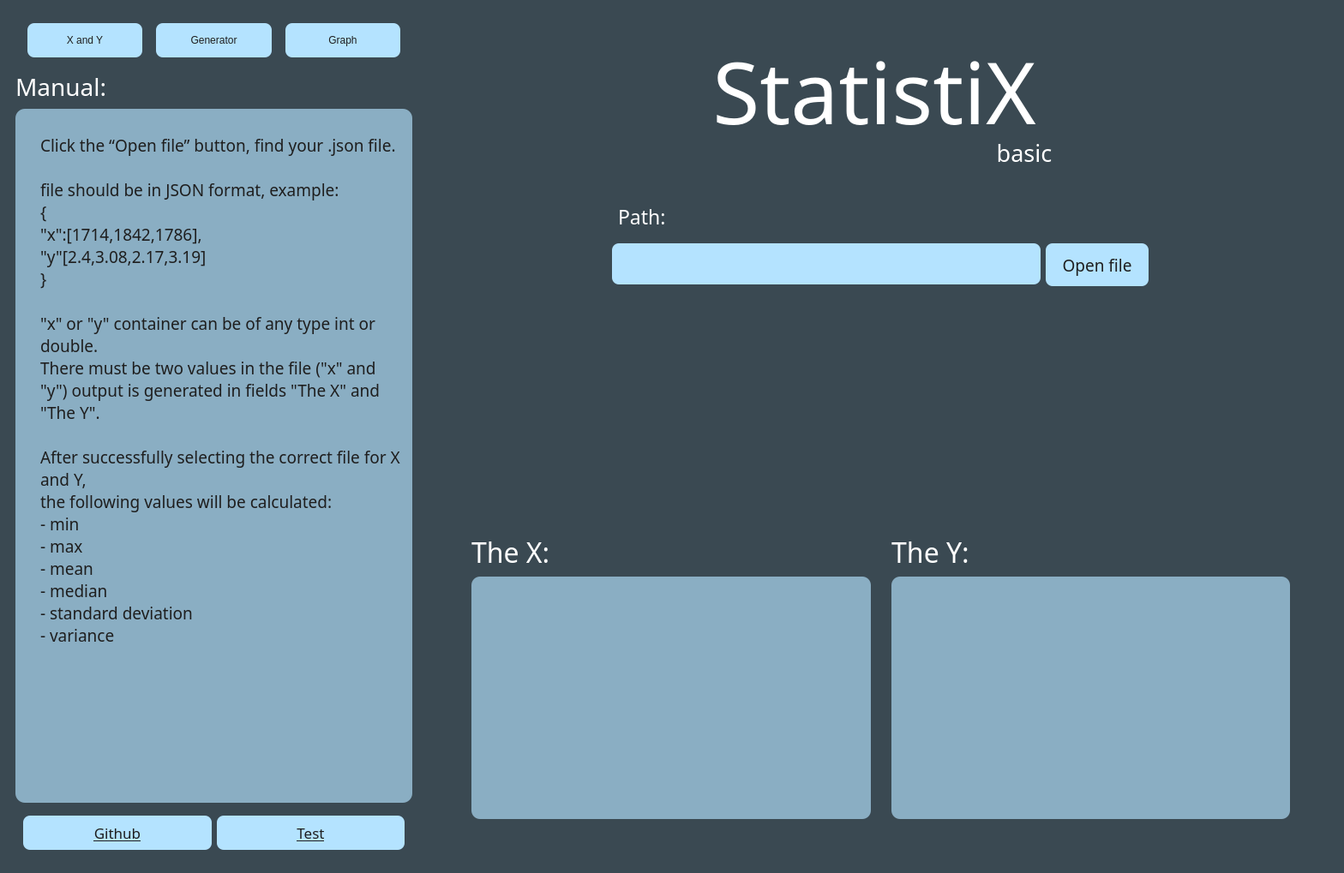
<?xml version="1.0" encoding="UTF-8"?>
<ui version="4.0">
 <class>MainWindow</class>
 <widget class="QMainWindow" name="MainWindow">
  <property name="geometry">
   <rect>
    <x>0</x>
    <y>0</y>
    <width>1568</width>
    <height>1019</height>
   </rect>
  </property>
  <property name="sizePolicy">
   <sizepolicy hsizetype="Preferred" vsizetype="Preferred">
    <horstretch>0</horstretch>
    <verstretch>0</verstretch>
   </sizepolicy>
  </property>
  <property name="minimumSize">
   <size>
    <width>0</width>
    <height>0</height>
   </size>
  </property>
  <property name="windowTitle">
   <string>MainWindow</string>
  </property>
  <property name="styleSheet">
   <string notr="true">*{
border:none;
background-color: transparent;
background: none;
padding: 0;
margin: 0;
color: #fff;
}

#centralwidget{
background-color: #3A4952;
}
</string>
  </property>
  <property name="documentMode">
   <bool>false</bool>
  </property>
  <property name="tabShape">
   <enum>QTabWidget::Rounded</enum>
  </property>
  <widget class="QWidget" name="centralwidget">
   <property name="styleSheet">
    <string notr="true">background-image: url(D:\Downloads\noise.PNG);</string>
   </property>
   <layout class="QHBoxLayout" name="horizontalLayout">
    <item>
     <widget class="QWidget" name="leftMenuContainer" native="true">
      <property name="sizePolicy">
       <sizepolicy hsizetype="Minimum" vsizetype="Minimum">
        <horstretch>0</horstretch>
        <verstretch>0</verstretch>
       </sizepolicy>
      </property>
      <property name="styleSheet">
       <string notr="true">left: 30px;</string>
      </property>
      <layout class="QVBoxLayout" name="verticalLayout_2">
       <item>
        <widget class="QWidget" name="widget" native="true">
         <property name="styleSheet">
          <string notr="true">margin-left: 5px;
margin-right: 5px;</string>
         </property>
         <layout class="QHBoxLayout" name="horizontalLayout_2">
          <item>
           <widget class="QPushButton" name="XnadYBtn">
            <property name="cursor">
             <cursorShape>PointingHandCursor</cursorShape>
            </property>
            <property name="styleSheet">
             <string notr="true">width: 120px;
height: 40px;
background-color: #B4E3FF;
color: #1E1E1E;
border-radius: 8px;
font: 14pt &quot;Averia Serif Libre&quot;;</string>
            </property>
            <property name="text">
             <string>X and Y</string>
            </property>
           </widget>
          </item>
          <item>
           <widget class="QPushButton" name="generatorBtn">
            <property name="cursor">
             <cursorShape>PointingHandCursor</cursorShape>
            </property>
            <property name="styleSheet">
             <string notr="true">width: 120px;
height: 40px;
background-color: #B4E3FF;
color: #1E1E1E;
border-radius: 8px;
font: 14pt &quot;Averia Serif Libre&quot;;</string>
            </property>
            <property name="text">
             <string>Generator</string>
            </property>
           </widget>
          </item>
          <item>
           <widget class="QPushButton" name="graphBtn">
            <property name="cursor">
             <cursorShape>PointingHandCursor</cursorShape>
            </property>
            <property name="styleSheet">
             <string notr="true">width: 120px;
height: 40px;
background-color: #B4E3FF;
color: #1E1E1E;
border-radius: 8px;
font: 14pt &quot;Averia Serif Libre&quot;;</string>
            </property>
            <property name="text">
             <string>Graph</string>
            </property>
           </widget>
          </item>
         </layout>
        </widget>
       </item>
       <item>
        <widget class="QLabel" name="manualLabel">
         <property name="sizePolicy">
          <sizepolicy hsizetype="Minimum" vsizetype="Minimum">
           <horstretch>0</horstretch>
           <verstretch>0</verstretch>
          </sizepolicy>
         </property>
         <property name="font">
          <font>
           <family>Averia Serif Libre</family>
           <pointsize>21</pointsize>
          </font>
         </property>
         <property name="styleSheet">
          <string notr="true"/>
         </property>
         <property name="text">
          <string>Manual:</string>
         </property>
        </widget>
       </item>
       <item>
        <widget class="QFrame" name="manualBox">
         <property name="sizePolicy">
          <sizepolicy hsizetype="Minimum" vsizetype="Expanding">
           <horstretch>0</horstretch>
           <verstretch>0</verstretch>
          </sizepolicy>
         </property>
         <property name="styleSheet">
          <string notr="true">background: #8AAEC3;
box-shadow: 0px 12px 4px rgba(0, 0, 0, 0.25);
border-radius: 11px;</string>
         </property>
         <property name="frameShape">
          <enum>QFrame::StyledPanel</enum>
         </property>
         <property name="frameShadow">
          <enum>QFrame::Raised</enum>
         </property>
         <layout class="QVBoxLayout" name="verticalLayout_3">
          <item>
           <widget class="QLabel" name="manualText">
            <property name="sizePolicy">
             <sizepolicy hsizetype="Minimum" vsizetype="Expanding">
              <horstretch>0</horstretch>
              <verstretch>0</verstretch>
             </sizepolicy>
            </property>
            <property name="maximumSize">
             <size>
              <width>450</width>
              <height>16777215</height>
             </size>
            </property>
            <property name="font">
             <font>
              <family>Averia Serif Libre</family>
              <pointsize>14</pointsize>
              <italic>false</italic>
              <bold>false</bold>
              <underline>false</underline>
              <strikeout>false</strikeout>
             </font>
            </property>
            <property name="acceptDrops">
             <bool>false</bool>
            </property>
            <property name="autoFillBackground">
             <bool>false</bool>
            </property>
            <property name="styleSheet">
             <string notr="true">margin-left: 15px;
margin-top: 15px;
color: #1E1E1E;</string>
            </property>
            <property name="frameShape">
             <enum>QFrame::NoFrame</enum>
            </property>
            <property name="lineWidth">
             <number>10</number>
            </property>
            <property name="midLineWidth">
             <number>6</number>
            </property>
            <property name="text">
             <string>Click the “Open file” button, find your .json file.

file should be in JSON format, example: 
{ 
&quot;x&quot;:[1714,1842,1786], 
&quot;y&quot;[2.4,3.08,2.17,3.19] 
}
 
&quot;x&quot; or &quot;y&quot; container can be of any type int or double. 
There must be two values in the file (&quot;x&quot; and &quot;y&quot;) output is generated in fields &quot;The X&quot; and &quot;The Y&quot;. 

After successfully selecting the correct file for X and Y, 
the following values will be calculated:
- min
- max
- mean
- median
- standard deviation
- variance</string>
            </property>
            <property name="scaledContents">
             <bool>false</bool>
            </property>
            <property name="alignment">
             <set>Qt::AlignLeading|Qt::AlignLeft|Qt::AlignTop</set>
            </property>
            <property name="wordWrap">
             <bool>true</bool>
            </property>
           </widget>
          </item>
         </layout>
        </widget>
       </item>
       <item>
        <widget class="QFrame" name="bottomButtonContainer">
         <property name="sizePolicy">
          <sizepolicy hsizetype="Preferred" vsizetype="Minimum">
           <horstretch>0</horstretch>
           <verstretch>0</verstretch>
          </sizepolicy>
         </property>
         <property name="minimumSize">
          <size>
           <width>0</width>
           <height>0</height>
          </size>
         </property>
         <property name="frameShape">
          <enum>QFrame::StyledPanel</enum>
         </property>
         <property name="frameShadow">
          <enum>QFrame::Raised</enum>
         </property>
         <layout class="QHBoxLayout" name="horizontalLayout_4">
          <item>
           <widget class="QPushButton" name="githubButton">
            <property name="font">
             <font>
              <family>Averia Serif Libre</family>
              <pointsize>13</pointsize>
              <italic>false</italic>
              <bold>false</bold>
              <underline>true</underline>
              <strikeout>false</strikeout>
             </font>
            </property>
            <property name="cursor">
             <cursorShape>PointingHandCursor</cursorShape>
            </property>
            <property name="styleSheet">
             <string notr="true">width: 120px;
height: 40px;
background-color: #B4E3FF;
color: #1E1E1E;
border-radius: 8px;</string>
            </property>
            <property name="text">
             <string>Github</string>
            </property>
           </widget>
          </item>
          <item>
           <widget class="QPushButton" name="testButton">
            <property name="font">
             <font>
              <family>Averia Serif Libre</family>
              <pointsize>13</pointsize>
              <italic>false</italic>
              <bold>false</bold>
              <underline>true</underline>
              <strikeout>false</strikeout>
             </font>
            </property>
            <property name="cursor">
             <cursorShape>PointingHandCursor</cursorShape>
            </property>
            <property name="styleSheet">
             <string notr="true">width: 120px;
height: 40px;
background-color: #B4E3FF;
color: #1E1E1E;
border-radius: 8px;</string>
            </property>
            <property name="text">
             <string>Test</string>
            </property>
           </widget>
          </item>
         </layout>
        </widget>
       </item>
      </layout>
     </widget>
    </item>
    <item>
     <widget class="QWidget" name="rightMenuContainer" native="true">
      <property name="sizePolicy">
       <sizepolicy hsizetype="Expanding" vsizetype="Preferred">
        <horstretch>0</horstretch>
        <verstretch>0</verstretch>
       </sizepolicy>
      </property>
      <layout class="QVBoxLayout" name="verticalLayout">
       <item>
        <widget class="QFrame" name="rightTopSubContainer">
         <property name="frameShape">
          <enum>QFrame::StyledPanel</enum>
         </property>
         <property name="frameShadow">
          <enum>QFrame::Raised</enum>
         </property>
         <layout class="QVBoxLayout" name="verticalLayout_10">
          <item alignment="Qt::AlignHCenter|Qt::AlignTop">
           <widget class="QWidget" name="titleLogo" native="true">
            <property name="styleSheet">
             <string notr="true">margin:0;
padding:0;
padding-right: 15px;
</string>
            </property>
            <layout class="QVBoxLayout" name="verticalLayout_5">
             <item alignment="Qt::AlignVCenter">
              <widget class="QGroupBox" name="StatistiX">
               <property name="font">
                <font>
                 <family>Averia Serif Libre</family>
                 <pointsize>75</pointsize>
                </font>
               </property>
               <property name="styleSheet">
                <string notr="true">
padding-bottom: -21px;</string>
               </property>
               <property name="title">
                <string>StatistiX</string>
               </property>
              </widget>
             </item>
             <item alignment="Qt::AlignRight|Qt::AlignTop">
              <widget class="QGroupBox" name="groupBox">
               <property name="font">
                <font>
                 <family>Averia Serif Libre</family>
                 <pointsize>20</pointsize>
                </font>
               </property>
               <property name="styleSheet">
                <string notr="true">padding-right: 5px;</string>
               </property>
               <property name="title">
                <string>basic</string>
               </property>
              </widget>
             </item>
            </layout>
           </widget>
          </item>
          <item>
           <widget class="QStackedWidget" name="rightMenuSlider">
            <property name="currentIndex">
             <number>0</number>
            </property>
            <widget class="QWidget" name="XandY">
             <property name="minimumSize">
              <size>
               <width>0</width>
               <height>0</height>
              </size>
             </property>
             <layout class="QVBoxLayout" name="verticalLayout_6">
              <item>
               <widget class="QWidget" name="XandYAll" native="true">
                <property name="sizePolicy">
                 <sizepolicy hsizetype="Preferred" vsizetype="Preferred">
                  <horstretch>0</horstretch>
                  <verstretch>0</verstretch>
                 </sizepolicy>
                </property>
                <layout class="QVBoxLayout" name="verticalLayout_4">
                 <item alignment="Qt::AlignHCenter|Qt::AlignTop">
                  <widget class="QFrame" name="Input_2">
                   <property name="sizePolicy">
                    <sizepolicy hsizetype="Preferred" vsizetype="Preferred">
                     <horstretch>0</horstretch>
                     <verstretch>0</verstretch>
                    </sizepolicy>
                   </property>
                   <property name="minimumSize">
                    <size>
                     <width>0</width>
                     <height>0</height>
                    </size>
                   </property>
                   <property name="autoFillBackground">
                    <bool>false</bool>
                   </property>
                   <property name="styleSheet">
                    <string notr="true"/>
                   </property>
                   <property name="frameShape">
                    <enum>QFrame::StyledPanel</enum>
                   </property>
                   <property name="frameShadow">
                    <enum>QFrame::Raised</enum>
                   </property>
                   <property name="lineWidth">
                    <number>6</number>
                   </property>
                   <layout class="QVBoxLayout" name="verticalLayout_13">
                    <item alignment="Qt::AlignLeft|Qt::AlignTop">
                     <widget class="QLabel" name="pathLabel_2">
                      <property name="font">
                       <font>
                        <family>Averia Serif Libre</family>
                        <pointsize>17</pointsize>
                        <italic>false</italic>
                        <bold>false</bold>
                       </font>
                      </property>
                      <property name="styleSheet">
                       <string notr="true">margin-left: 10px;</string>
                      </property>
                      <property name="text">
                       <string>Path:</string>
                      </property>
                     </widget>
                    </item>
                    <item alignment="Qt::AlignHCenter">
                     <widget class="QWidget" name="InputForm_2" native="true">
                      <layout class="QHBoxLayout" name="horizontalLayout_7">
                       <item alignment="Qt::AlignLeft|Qt::AlignTop">
                        <widget class="QLineEdit" name="lineEdit_pathName_2">
                         <property name="sizePolicy">
                          <sizepolicy hsizetype="Maximum" vsizetype="Preferred">
                           <horstretch>0</horstretch>
                           <verstretch>0</verstretch>
                          </sizepolicy>
                         </property>
                         <property name="minimumSize">
                          <size>
                           <width>500</width>
                           <height>48</height>
                          </size>
                         </property>
                         <property name="font">
                          <font>
                           <family>Averia Serif Libre</family>
                           <pointsize>14</pointsize>
                           <kerning>true</kerning>
                          </font>
                         </property>
                         <property name="autoFillBackground">
                          <bool>false</bool>
                         </property>
                         <property name="styleSheet">
                          <string notr="true">background-color: #B4E3FF;
color: #1E1E1E;
border-radius: 8px;</string>
                         </property>
                         <property name="text">
                          <string/>
                         </property>
                         <property name="readOnly">
                          <bool>true</bool>
                         </property>
                        </widget>
                       </item>
                       <item alignment="Qt::AlignTop">
                        <widget class="QPushButton" name="openFileButton">
                         <property name="sizePolicy">
                          <sizepolicy hsizetype="Maximum" vsizetype="Fixed">
                           <horstretch>0</horstretch>
                           <verstretch>0</verstretch>
                          </sizepolicy>
                         </property>
                         <property name="minimumSize">
                          <size>
                           <width>120</width>
                           <height>50</height>
                          </size>
                         </property>
                         <property name="font">
                          <font>
                           <family>Averia Serif Libre</family>
                           <pointsize>14</pointsize>
                           <italic>false</italic>
                           <bold>false</bold>
                           <underline>false</underline>
                           <strikeout>false</strikeout>
                           <kerning>false</kerning>
                          </font>
                         </property>
                         <property name="cursor">
                          <cursorShape>PointingHandCursor</cursorShape>
                         </property>
                         <property name="styleSheet">
                          <string notr="true">background-color: #B4E3FF;
color: #1E1E1E;
border-radius: 8px;</string>
                         </property>
                         <property name="text">
                          <string>Open file</string>
                         </property>
                        </widget>
                       </item>
                      </layout>
                     </widget>
                    </item>
                   </layout>
                  </widget>
                 </item>
                 <item>
                  <widget class="QWidget" name="Output_2" native="true">
                   <property name="sizePolicy">
                    <sizepolicy hsizetype="Preferred" vsizetype="Preferred">
                     <horstretch>0</horstretch>
                     <verstretch>0</verstretch>
                    </sizepolicy>
                   </property>
                   <property name="styleSheet">
                    <string notr="true"/>
                   </property>
                   <layout class="QHBoxLayout" name="horizontalLayout_8">
                    <item>
                     <widget class="QFrame" name="theXFrame_2">
                      <property name="styleSheet">
                       <string notr="true"/>
                      </property>
                      <property name="frameShape">
                       <enum>QFrame::StyledPanel</enum>
                      </property>
                      <property name="frameShadow">
                       <enum>QFrame::Raised</enum>
                      </property>
                      <layout class="QVBoxLayout" name="verticalLayout_14">
                       <item>
                        <widget class="QLabel" name="Xlabel_2">
                         <property name="sizePolicy">
                          <sizepolicy hsizetype="Maximum" vsizetype="Maximum">
                           <horstretch>0</horstretch>
                           <verstretch>0</verstretch>
                          </sizepolicy>
                         </property>
                         <property name="font">
                          <font>
                           <family>Averia Serif Libre</family>
                           <pointsize>-1</pointsize>
                          </font>
                         </property>
                         <property name="styleSheet">
                          <string notr="true">
font-size: 32px;

text-align: center;

color: #FFFFFF;
</string>
                         </property>
                         <property name="text">
                          <string>The X:</string>
                         </property>
                        </widget>
                       </item>
                       <item>
                        <widget class="QPlainTextEdit" name="XoutputPlainTextEdit">
                         <property name="sizePolicy">
                          <sizepolicy hsizetype="Preferred" vsizetype="Preferred">
                           <horstretch>0</horstretch>
                           <verstretch>0</verstretch>
                          </sizepolicy>
                         </property>
                         <property name="font">
                          <font>
                           <family>Averia Serif Libre</family>
                           <pointsize>12</pointsize>
                          </font>
                         </property>
                         <property name="acceptDrops">
                          <bool>true</bool>
                         </property>
                         <property name="styleSheet">
                          <string notr="true">background: #8AAEC3;
color: #1E1E1E;
border-radius: 10px;</string>
                         </property>
                         <property name="readOnly">
                          <bool>true</bool>
                         </property>
                        </widget>
                       </item>
                      </layout>
                     </widget>
                    </item>
                    <item>
                     <widget class="QFrame" name="theyYFrame_2">
                      <property name="sizePolicy">
                       <sizepolicy hsizetype="Preferred" vsizetype="Preferred">
                        <horstretch>0</horstretch>
                        <verstretch>0</verstretch>
                       </sizepolicy>
                      </property>
                      <property name="frameShape">
                       <enum>QFrame::StyledPanel</enum>
                      </property>
                      <property name="frameShadow">
                       <enum>QFrame::Raised</enum>
                      </property>
                      <layout class="QVBoxLayout" name="verticalLayout_7">
                       <item>
                        <widget class="QLabel" name="Ylabel_1">
                         <property name="sizePolicy">
                          <sizepolicy hsizetype="Maximum" vsizetype="Maximum">
                           <horstretch>0</horstretch>
                           <verstretch>0</verstretch>
                          </sizepolicy>
                         </property>
                         <property name="font">
                          <font>
                           <family>Averia Serif Libre</family>
                           <pointsize>-1</pointsize>
                          </font>
                         </property>
                         <property name="styleSheet">
                          <string notr="true">
font-size: 32px;

text-align: center;

color: #FFFFFF;
</string>
                         </property>
                         <property name="text">
                          <string>The Y:</string>
                         </property>
                         <property name="alignment">
                          <set>Qt::AlignCenter</set>
                         </property>
                         <property name="wordWrap">
                          <bool>false</bool>
                         </property>
                        </widget>
                       </item>
                       <item>
                        <widget class="QPlainTextEdit" name="YoutputPlainTextEdit">
                         <property name="sizePolicy">
                          <sizepolicy hsizetype="Preferred" vsizetype="Preferred">
                           <horstretch>0</horstretch>
                           <verstretch>0</verstretch>
                          </sizepolicy>
                         </property>
                         <property name="font">
                          <font>
                           <family>Averia Serif Libre</family>
                           <pointsize>12</pointsize>
                          </font>
                         </property>
                         <property name="acceptDrops">
                          <bool>true</bool>
                         </property>
                         <property name="styleSheet">
                          <string notr="true">background: #8AAEC3;
color: #1E1E1E;
border-radius: 10px;</string>
                         </property>
                         <property name="readOnly">
                          <bool>true</bool>
                         </property>
                         <property name="centerOnScroll">
                          <bool>false</bool>
                         </property>
                        </widget>
                       </item>
                      </layout>
                     </widget>
                    </item>
                   </layout>
                  </widget>
                 </item>
                </layout>
               </widget>
              </item>
             </layout>
            </widget>
            <widget class="QWidget" name="Graph">
             <layout class="QVBoxLayout" name="verticalLayout_8">
              <item>
               <widget class="QWidget" name="graphAll" native="true">
                <layout class="QVBoxLayout" name="verticalLayout_9">
                 <item alignment="Qt::AlignHCenter">
                  <widget class="QFrame" name="Input_3">
                   <property name="sizePolicy">
                    <sizepolicy hsizetype="Preferred" vsizetype="Preferred">
                     <horstretch>0</horstretch>
                     <verstretch>0</verstretch>
                    </sizepolicy>
                   </property>
                   <property name="minimumSize">
                    <size>
                     <width>0</width>
                     <height>0</height>
                    </size>
                   </property>
                   <property name="autoFillBackground">
                    <bool>false</bool>
                   </property>
                   <property name="styleSheet">
                    <string notr="true"/>
                   </property>
                   <property name="frameShape">
                    <enum>QFrame::StyledPanel</enum>
                   </property>
                   <property name="frameShadow">
                    <enum>QFrame::Raised</enum>
                   </property>
                   <property name="lineWidth">
                    <number>6</number>
                   </property>
                   <layout class="QVBoxLayout" name="verticalLayout_15">
                    <item alignment="Qt::AlignBottom">
                     <widget class="QLabel" name="pathLabel_3">
                      <property name="font">
                       <font>
                        <family>Averia Serif Libre</family>
                        <pointsize>17</pointsize>
                        <italic>false</italic>
                        <bold>false</bold>
                       </font>
                      </property>
                      <property name="styleSheet">
                       <string notr="true">margin-left: 10px;</string>
                      </property>
                      <property name="text">
                       <string>Path:</string>
                      </property>
                     </widget>
                    </item>
                    <item alignment="Qt::AlignHCenter">
                     <widget class="QWidget" name="InputForm_3" native="true">
                      <layout class="QHBoxLayout" name="horizontalLayout_9">
                       <item alignment="Qt::AlignLeft|Qt::AlignTop">
                        <widget class="QLineEdit" name="lineEdit_pathName_3">
                         <property name="sizePolicy">
                          <sizepolicy hsizetype="Maximum" vsizetype="Preferred">
                           <horstretch>0</horstretch>
                           <verstretch>0</verstretch>
                          </sizepolicy>
                         </property>
                         <property name="minimumSize">
                          <size>
                           <width>500</width>
                           <height>48</height>
                          </size>
                         </property>
                         <property name="font">
                          <font>
                           <family>Averia Serif Libre</family>
                           <pointsize>14</pointsize>
                           <kerning>true</kerning>
                          </font>
                         </property>
                         <property name="autoFillBackground">
                          <bool>false</bool>
                         </property>
                         <property name="styleSheet">
                          <string notr="true">background-color: #B4E3FF;
color: #1E1E1E;
border-radius: 8px;</string>
                         </property>
                         <property name="text">
                          <string/>
                         </property>
                         <property name="readOnly">
                          <bool>true</bool>
                         </property>
                        </widget>
                       </item>
                       <item alignment="Qt::AlignTop">
                        <widget class="QPushButton" name="openFileButton_3">
                         <property name="sizePolicy">
                          <sizepolicy hsizetype="Maximum" vsizetype="Fixed">
                           <horstretch>0</horstretch>
                           <verstretch>0</verstretch>
                          </sizepolicy>
                         </property>
                         <property name="minimumSize">
                          <size>
                           <width>120</width>
                           <height>50</height>
                          </size>
                         </property>
                         <property name="font">
                          <font>
                           <family>Averia Serif Libre</family>
                           <pointsize>14</pointsize>
                           <italic>false</italic>
                           <bold>false</bold>
                           <underline>false</underline>
                           <strikeout>false</strikeout>
                           <kerning>false</kerning>
                          </font>
                         </property>
                         <property name="cursor">
                          <cursorShape>PointingHandCursor</cursorShape>
                         </property>
                         <property name="styleSheet">
                          <string notr="true">background-color: #B4E3FF;
color: #1E1E1E;
border-radius: 8px;</string>
                         </property>
                         <property name="text">
                          <string>Open file</string>
                         </property>
                        </widget>
                       </item>
                      </layout>
                     </widget>
                    </item>
                   </layout>
                  </widget>
                 </item>
                 <item alignment="Qt::AlignHCenter|Qt::AlignTop">
                  <widget class="QWidget" name="generate" native="true">
                   <layout class="QHBoxLayout" name="horizontalLayout_3">
                    <item>
                     <widget class="QPushButton" name="pushButton">
                      <property name="styleSheet">
                       <string notr="true">width: 250px;
height: 60px;
background-color: #B4E3FF;
color: #1E1E1E;
border-radius: 8px;
font: 18pt &quot;Averia Serif Libre&quot;;</string>
                      </property>
                      <property name="text">
                       <string>Generate Graph</string>
                      </property>
                     </widget>
                    </item>
                   </layout>
                  </widget>
                 </item>
                </layout>
               </widget>
              </item>
             </layout>
            </widget>
            <widget class="QWidget" name="Generator">
             <layout class="QVBoxLayout" name="verticalLayout_11">
              <item>
               <widget class="QWidget" name="widget_2" native="true">
                <layout class="QVBoxLayout" name="verticalLayout_12">
                 <item alignment="Qt::AlignHCenter">
                  <widget class="QFrame" name="Input_4">
                   <property name="sizePolicy">
                    <sizepolicy hsizetype="Preferred" vsizetype="Preferred">
                     <horstretch>0</horstretch>
                     <verstretch>0</verstretch>
                    </sizepolicy>
                   </property>
                   <property name="minimumSize">
                    <size>
                     <width>0</width>
                     <height>0</height>
                    </size>
                   </property>
                   <property name="autoFillBackground">
                    <bool>false</bool>
                   </property>
                   <property name="styleSheet">
                    <string notr="true"/>
                   </property>
                   <property name="frameShape">
                    <enum>QFrame::StyledPanel</enum>
                   </property>
                   <property name="frameShadow">
                    <enum>QFrame::Raised</enum>
                   </property>
                   <property name="lineWidth">
                    <number>6</number>
                   </property>
                   <layout class="QVBoxLayout" name="verticalLayout_16">
                    <item alignment="Qt::AlignBottom">
                     <widget class="QLabel" name="pathLabel_4">
                      <property name="font">
                       <font>
                        <family>Averia Serif Libre</family>
                        <pointsize>17</pointsize>
                        <italic>false</italic>
                        <bold>false</bold>
                       </font>
                      </property>
                      <property name="styleSheet">
                       <string notr="true">margin-left: 10px;</string>
                      </property>
                      <property name="text">
                       <string>Path:</string>
                      </property>
                     </widget>
                    </item>
                    <item alignment="Qt::AlignHCenter">
                     <widget class="QWidget" name="InputForm_4" native="true">
                      <layout class="QHBoxLayout" name="horizontalLayout_10">
                       <item alignment="Qt::AlignLeft|Qt::AlignTop">
                        <widget class="QLineEdit" name="lineEdit_pathName_4">
                         <property name="sizePolicy">
                          <sizepolicy hsizetype="Maximum" vsizetype="Preferred">
                           <horstretch>0</horstretch>
                           <verstretch>0</verstretch>
                          </sizepolicy>
                         </property>
                         <property name="minimumSize">
                          <size>
                           <width>500</width>
                           <height>48</height>
                          </size>
                         </property>
                         <property name="font">
                          <font>
                           <family>Averia Serif Libre</family>
                           <pointsize>14</pointsize>
                           <kerning>true</kerning>
                          </font>
                         </property>
                         <property name="autoFillBackground">
                          <bool>false</bool>
                         </property>
                         <property name="styleSheet">
                          <string notr="true">background-color: #B4E3FF;
color: #1E1E1E;
border-radius: 8px;</string>
                         </property>
                         <property name="text">
                          <string/>
                         </property>
                         <property name="readOnly">
                          <bool>true</bool>
                         </property>
                        </widget>
                       </item>
                       <item alignment="Qt::AlignTop">
                        <widget class="QPushButton" name="openFileButton_4">
                         <property name="sizePolicy">
                          <sizepolicy hsizetype="Maximum" vsizetype="Fixed">
                           <horstretch>0</horstretch>
                           <verstretch>0</verstretch>
                          </sizepolicy>
                         </property>
                         <property name="minimumSize">
                          <size>
                           <width>120</width>
                           <height>50</height>
                          </size>
                         </property>
                         <property name="font">
                          <font>
                           <family>Averia Serif Libre</family>
                           <pointsize>14</pointsize>
                           <italic>false</italic>
                           <bold>false</bold>
                           <underline>false</underline>
                           <strikeout>false</strikeout>
                           <kerning>false</kerning>
                          </font>
                         </property>
                         <property name="cursor">
                          <cursorShape>PointingHandCursor</cursorShape>
                         </property>
                         <property name="styleSheet">
                          <string notr="true">background-color: #B4E3FF;
color: #1E1E1E;
border-radius: 8px;</string>
                         </property>
                         <property name="text">
                          <string>Open file</string>
                         </property>
                        </widget>
                       </item>
                      </layout>
                     </widget>
                    </item>
                   </layout>
                  </widget>
                 </item>
                 <item alignment="Qt::AlignHCenter|Qt::AlignVCenter">
                  <widget class="QWidget" name="widget_4" native="true">
                   <layout class="QHBoxLayout" name="horizontalLayout_5">
                    <item>
                     <widget class="QWidget" name="widget_3" native="true">
                      <property name="styleSheet">
                       <string notr="true"/>
                      </property>
                      <layout class="QVBoxLayout" name="verticalLayout_17">
                       <item>
                        <widget class="QRadioButton" name="radioButton">
                         <property name="cursor">
                          <cursorShape>PointingHandCursor</cursorShape>
                         </property>
                         <property name="styleSheet">
                          <string notr="true">width: 120px;
height: 50px;
padding-left: 6px;
background-color: #B4E3FF;
color: #1E1E1E;
border-radius: 8px;
font: 14pt &quot;Averia Serif Libre&quot;;</string>
                         </property>
                         <property name="text">
                          <string>.json</string>
                         </property>
                        </widget>
                       </item>
                       <item>
                        <spacer name="verticalSpacer">
                         <property name="orientation">
                          <enum>Qt::Vertical</enum>
                         </property>
                         <property name="sizeHint" stdset="0">
                          <size>
                           <width>20</width>
                           <height>30</height>
                          </size>
                         </property>
                        </spacer>
                       </item>
                       <item>
                        <widget class="QRadioButton" name="radioButton_2">
                         <property name="cursor">
                          <cursorShape>PointingHandCursor</cursorShape>
                         </property>
                         <property name="styleSheet">
                          <string notr="true">width: 120px;
height: 50px;
padding-left: 6px;
background-color: #B4E3FF;
color: #1E1E1E;
border-radius: 8px;
font: 14pt &quot;Averia Serif Libre&quot;;</string>
                         </property>
                         <property name="text">
                          <string>.csv</string>
                         </property>
                        </widget>
                       </item>
                      </layout>
                     </widget>
                    </item>
                    <item>
                     <spacer name="horizontalSpacer">
                      <property name="orientation">
                       <enum>Qt::Horizontal</enum>
                      </property>
                      <property name="sizeHint" stdset="0">
                       <size>
                        <width>40</width>
                        <height>20</height>
                       </size>
                      </property>
                     </spacer>
                    </item>
                    <item alignment="Qt::AlignHCenter">
                     <widget class="QFrame" name="frame">
                      <property name="frameShape">
                       <enum>QFrame::StyledPanel</enum>
                      </property>
                      <property name="frameShadow">
                       <enum>QFrame::Raised</enum>
                      </property>
                      <layout class="QVBoxLayout" name="verticalLayout_18">
                       <item>
                        <widget class="QPushButton" name="pushButton_2">
                         <property name="minimumSize">
                          <size>
                           <width>140</width>
                           <height>0</height>
                          </size>
                         </property>
                         <property name="cursor">
                          <cursorShape>PointingHandCursor</cursorShape>
                         </property>
                         <property name="styleSheet">
                          <string notr="true">width: 120px;
height: 50px;
padding-left: 6px;
background-color: #B4E3FF;
color: #1E1E1E;
border-radius: 8px;
font: 14pt &quot;Averia Serif Libre&quot;;</string>
                         </property>
                         <property name="text">
                          <string>Generate file</string>
                         </property>
                        </widget>
                       </item>
                      </layout>
                     </widget>
                    </item>
                   </layout>
                  </widget>
                 </item>
                </layout>
               </widget>
              </item>
             </layout>
            </widget>
           </widget>
          </item>
         </layout>
        </widget>
       </item>
      </layout>
     </widget>
    </item>
   </layout>
  </widget>
  <action name="actionPolish">
   <property name="text">
    <string>Polish</string>
   </property>
  </action>
  <action name="actionEnglish">
   <property name="text">
    <string>English</string>
   </property>
  </action>
  <action name="actionX_and_Y">
   <property name="text">
    <string>X and Y</string>
   </property>
   <property name="font">
    <font>
     <bold>true</bold>
    </font>
   </property>
  </action>
  <action name="actionChart">
   <property name="text">
    <string>Chart</string>
   </property>
   <property name="font">
    <font>
     <bold>true</bold>
    </font>
   </property>
  </action>
  <action name="actionGenerator">
   <property name="text">
    <string>Generator</string>
   </property>
   <property name="font">
    <font>
     <bold>true</bold>
    </font>
   </property>
  </action>
 </widget>
 <resources/>
 <connections/>
</ui>
